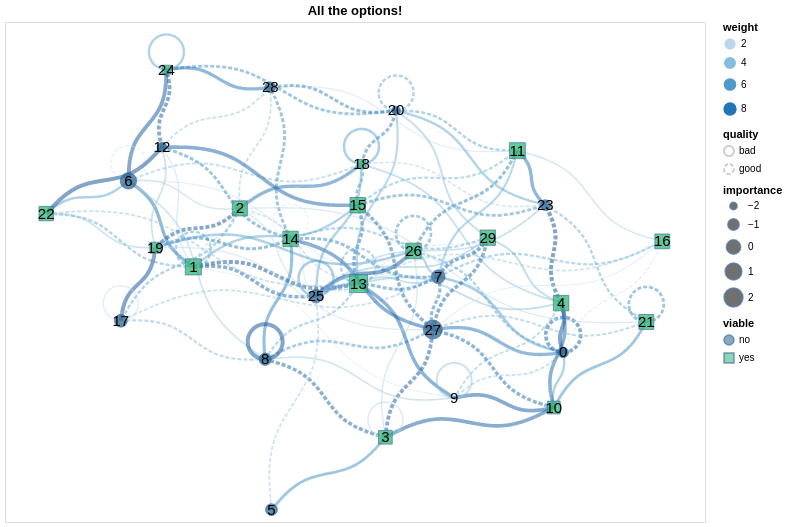

The notebook cell this image was saved under:
### Markdown cell above
Finally, play around with all the arguments (your IDE will likely describe them on hover and show their default values by hovering on the function):

### Code cell
anx.draw_networkx(G, pos,
    node_subset = None, edge_subset = None, show_orphans = True, show_self_loops = True,
    node_size = 'importance', node_shape = 'viable', node_colour = 'viable', node_cmap = 'viridis', node_alpha = .75,
    node_outline_width = 1., node_outline_dash_and_gap_lengths = None, node_outline_colour = None,
    node_mark_kwargs = None, node_encode_kwargs = None, # direct altair access if the above node arguments are not enough
    node_label = 'node', node_font_size = 15, node_font_colour = 'black', node_tooltip = ['name', 'importance', 'viable'], node_legend = True,
    node_label_mark_kwargs = None, node_label_encode_kwargs = None, # direct altair access if the above node label arguments are not enough
    edge_width = 'weight', edge_dash_and_gap_lengths = 'quality', edge_colour = 'weight', edge_cmap = 'blues', edge_alpha = .5,
    edge_tooltip = ['pair', 'weight'], edge_legend = True,
    loop_radius = .04, loop_angle = 90., loop_n_points = 30,
    curved_edges = True, edge_control_points = [(0.333, 0.1), (0.666, -0.1)], edge_interpolation = 'basis',
    edge_mark_kwargs = None, edge_encode_kwargs = None, # direct altair access if the above edge arguments are not enough
    arrow_width = 2, arrow_length = .1, arrow_length_is_relative = True, arrow_colour = 'black', arrow_cmap = None, arrow_alpha = 1., arrow_legend = False,
    arrow_mark_kwargs = None, arrow_encode_kwargs = None, # direct altair access if the above arrow arguments are not enough
    chart_width = 700, chart_height = 500, chart_padding = .02
).properties(title = 'All the options!').interactive()

### Figure 1 — Vega-Lite specification as saved in the notebook (floating-point values rounded to 4 significant figures; data arrays with more than 128 entries replaced by an {"elided": "..."} marker saying what was removed)
{"config": {"view": {"continuousWidth": 300, "continuousHeight": 300}}, "layer": [{"data": {"name": "data-aca64c3064ad3dfbdd8fd0ba8ca13deb"}, "mark": {"type": "line", "interpolate": "basis", "opacity": 0.5, "point": {"opacity": 0, "size": 400}}, "encoding": {"color": {"field": "weight", "legend": {}, "scale": {"scheme": "blues"}, "type": "quantitative"}, "detail": {"field": "edge", "type": "quantitative"}, "order": {"field": "order", "type": "quantitative"}, "strokeDash": {"field": "quality", "legend": {}, "type": "nominal"}, "strokeWidth": {"field": "weight", "legend": {}, "type": "quantitative"}, "tooltip": [{"field": "pair", "type": "nominal"}, {"field": "weight", "type": "quantitative"}], "x": {"axis": null, "field": "x", "type": "quantitative"}, "y": {"axis": null, "field": "y", "type": "quantitative"}}, "name": "view_fc3f07a3811be340_0"}, {"data": {"name": "data-d7d871de493259a99fe65fd431b79c87"}, "mark": {"type": "point", "opacity": 0.75, "strokeWidth": 1.0}, "encoding": {"fill": {"field": "viable", "scale": {"scheme": "viridis"}, "type": "nominal"}, "shape": {"field": "viable", "legend": {}, "type": "nominal"}, "size": {"field": "importance", "legend": {}, "type": "quantitative"}, "tooltip": [{"field": "name", "type": "quantitative"}, {"field": "importance", "type": "quantitative"}, {"field": "viable", "type": "nominal"}], "x": {"axis": null, "field": "x", "type": "quantitative"}, "y": {"axis": null, "field": "y", "type": "quantitative"}}}, {"data": {"name": "data-d7d871de493259a99fe65fd431b79c87"}, "mark": {"type": "text", "baseline": "middle", "fill": "black", "size": 15}, "encoding": {"text": {"field": "node", "type": "quantitative"}, "x": {"axis": null, "field": "x", "type": "quantitative"}, "y": {"axis": null, "field": "y", "type": "quantitative"}}}], "encoding": {"x": {"scale": {"domain": [-0.09356, 1.497]}}, "y": {"scale": {"domain": [-0.02807, 1.108]}}}, "height": 500, "params": [{"name": "param_1e9efca18e7a2868", "select": {"type": "interval", "encodings": ["x", "y"]}, "bind": "scales", "views": ["view_fc3f07a3811be340_0"]}], "title": "All the options!", "width": 700, "$schema": "https://vega.github.io/schema/vega-lite/v6.4.1.json", "datasets": {"data-aca64c3064ad3dfbdd8fd0ba8ca13deb": {"elided": "877 records"}, "data-d7d871de493259a99fe65fd431b79c87": [{"node": 0, "x": 1.175, "y": 0.3571, "importance": -1.278, "name": 375, "viable": "no"}, {"node": 1, "x": 0.3343, "y": 0.5516, "importance": 0.7034, "name": 871, "viable": "yes"}, {"node": 2, "x": 0.44, "y": 0.6845, "importance": 0.2725, "name": 20, "viable": "yes"}, {"node": 3, "x": 0.7708, "y": 0.1644, "importance": -0.2476, "name": 579, "viable": "yes"}, {"node": 4, "x": 1.17, "y": 0.4693, "importance": 0.4382, "name": 926, "viable": "yes"}, {"node": 5, "x": 0.5119, "y": 0.0, "importance": -0.8683, "name": 316, "viable": "no"}, {"node": 6, "x": 0.1869, "y": 0.7471, "importance": 0.8133, "name": 675, "viable": "no"}, {"node": 7, "x": 0.891, "y": 0.5293, "importance": -0.2371, "name": 426, "viable": "no"}, {"node": 8, "x": 0.4976, "y": 0.3417, "importance": -0.7036, "name": 757, "viable": "no"}, {"node": 9, "x": 0.9271, "y": 0.2538, "importance": -2.645, "name": 90, "viable": "no"}, {"node": 10, "x": 1.153, "y": 0.2321, "importance": -0.5532, "name": 48, "viable": "yes"}, {"node": 11, "x": 1.071, "y": 0.8157, "importance": 0.6334, "name": 591, "viable": "yes"}, {"node": 12, "x": 0.2631, "y": 0.8236, "importance": -1.483, "name": 586, "viable": "no"}, {"node": 13, "x": 0.7095, "y": 0.5138, "importance": 1.595, "name": 81, "viable": "yes"}, {"node": 14, "x": 0.5554, "y": 0.6151, "importance": 0.4182, "name": 439, "viable": "yes"}, {"node": 15, "x": 0.708, "y": 0.6917, "importance": 0.4315, "name": 798, "viable": "yes"}, {"node": 16, "x": 1.4, "y": 0.6096, "importance": 0.1832, "name": 493, "viable": "yes"}, {"node": 17, "x": 0.1697, "y": 0.4292, "importance": -0.5643, "name": 725, "viable": "no"}, {"node": 18, "x": 0.7165, "y": 0.7854, "importance": -1.642, "name": 672, "viable": "yes"}, {"node": 19, "x": 0.248, "y": 0.5952, "importance": -1.14, "name": 629, "viable": "yes"}, {"node": 20, "x": 0.7951, "y": 0.907, "importance": -1.722, "name": 825, "viable": "no"}, {"node": 21, "x": 1.364, "y": 0.4265, "importance": 0.2248, "name": 91, "viable": "yes"}, {"node": 22, "x": 0.0, "y": 0.6728, "importance": 0.02047, "name": 302, "viable": "yes"}, {"node": 23, "x": 1.134, "y": 0.6921, "importance": -1.21, "name": 801, "viable": "no"}, {"node": 24, "x": 0.2733, "y": 1.0, "importance": -1.702, "name": 478, "viable": "yes"}, {"node": 25, "x": 0.6133, "y": 0.4854, "importance": -0.248, "name": 966, "viable": "no"}, {"node": 26, "x": 0.8346, "y": 0.5878, "importance": 0.4766, "name": 724, "viable": "yes"}, {"node": 27, "x": 0.8786, "y": 0.4093, "importance": 2.035, "name": 630, "viable": "no"}, {"node": 28, "x": 0.5092, "y": 0.9597, "importance": -1.167, "name": 345, "viable": "no"}, {"node": 29, "x": 1.003, "y": 0.618, "importance": 0.3874, "name": 460, "viable": "yes"}]}}
